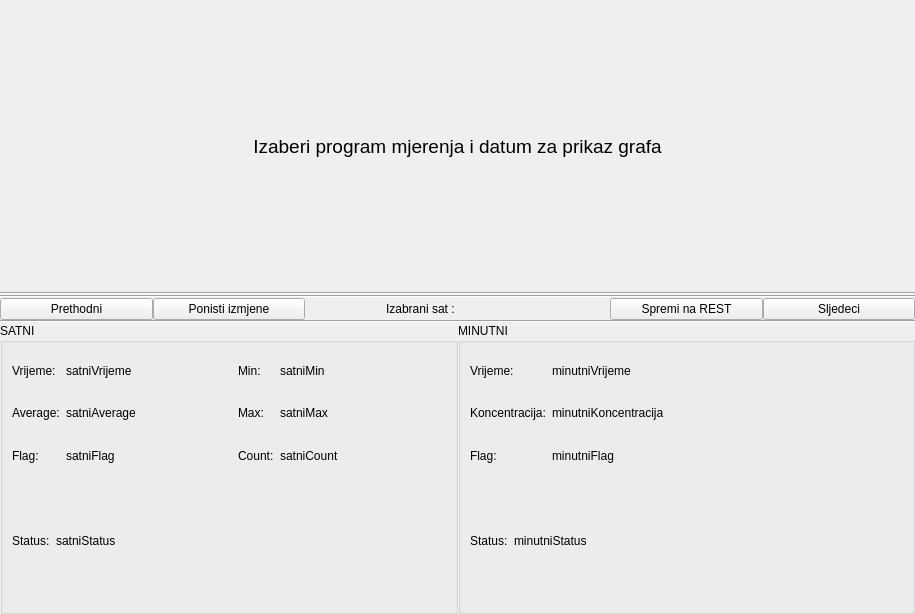
<?xml version="1.0" encoding="UTF-8"?>
<ui version="4.0">
 <class>grafPanel</class>
 <widget class="QWidget" name="grafPanel">
  <property name="geometry">
   <rect>
    <x>0</x>
    <y>0</y>
    <width>915</width>
    <height>614</height>
   </rect>
  </property>
  <property name="sizePolicy">
   <sizepolicy hsizetype="Expanding" vsizetype="Expanding">
    <horstretch>0</horstretch>
    <verstretch>0</verstretch>
   </sizepolicy>
  </property>
  <property name="windowTitle">
   <string>Form</string>
  </property>
  <layout class="QVBoxLayout" name="verticalLayout">
   <property name="spacing">
    <number>0</number>
   </property>
   <property name="margin">
    <number>0</number>
   </property>
   <item>
    <widget class="QLabel" name="glavniLabel">
     <property name="sizePolicy">
      <sizepolicy hsizetype="Minimum" vsizetype="Minimum">
       <horstretch>0</horstretch>
       <verstretch>0</verstretch>
      </sizepolicy>
     </property>
     <property name="maximumSize">
      <size>
       <width>16777215</width>
       <height>16777215</height>
      </size>
     </property>
     <property name="font">
      <font>
       <pointsize>14</pointsize>
      </font>
     </property>
     <property name="text">
      <string>Izaberi program mjerenja i datum za prikaz grafa</string>
     </property>
     <property name="alignment">
      <set>Qt::AlignCenter</set>
     </property>
     <property name="wordWrap">
      <bool>true</bool>
     </property>
    </widget>
   </item>
   <item>
    <widget class="Line" name="line_3">
     <property name="orientation">
      <enum>Qt::Horizontal</enum>
     </property>
    </widget>
   </item>
   <item>
    <layout class="QVBoxLayout" name="verticalLayoutSatni">
     <property name="spacing">
      <number>0</number>
     </property>
    </layout>
   </item>
   <item>
    <widget class="Line" name="line">
     <property name="orientation">
      <enum>Qt::Horizontal</enum>
     </property>
    </widget>
   </item>
   <item>
    <layout class="QHBoxLayout" name="horizontalLayout">
     <property name="spacing">
      <number>0</number>
     </property>
     <item>
      <widget class="QPushButton" name="buttonPrethodni">
       <property name="text">
        <string>Prethodni</string>
       </property>
      </widget>
     </item>
     <item>
      <widget class="QPushButton" name="buttonPonisti">
       <property name="text">
        <string>Ponisti izmjene</string>
       </property>
      </widget>
     </item>
     <item>
      <widget class="QLabel" name="label">
       <property name="text">
        <string>Izabrani sat : </string>
       </property>
       <property name="alignment">
        <set>Qt::AlignRight|Qt::AlignTrailing|Qt::AlignVCenter</set>
       </property>
      </widget>
     </item>
     <item>
      <widget class="QLabel" name="satLabel">
       <property name="text">
        <string/>
       </property>
      </widget>
     </item>
     <item>
      <widget class="QPushButton" name="buttonRestSave">
       <property name="text">
        <string>Spremi na REST</string>
       </property>
      </widget>
     </item>
     <item>
      <widget class="QPushButton" name="buttonSljedeci">
       <property name="text">
        <string>Sljedeci</string>
       </property>
      </widget>
     </item>
    </layout>
   </item>
   <item>
    <layout class="QVBoxLayout" name="verticalLayoutMinutni">
     <property name="spacing">
      <number>0</number>
     </property>
     <property name="bottomMargin">
      <number>0</number>
     </property>
    </layout>
   </item>
   <item>
    <widget class="Line" name="line_2">
     <property name="orientation">
      <enum>Qt::Horizontal</enum>
     </property>
    </widget>
   </item>
   <item>
    <layout class="QHBoxLayout" name="horizontalLayout_2">
     <item>
      <widget class="QGroupBox" name="groupBox_2">
       <property name="sizePolicy">
        <sizepolicy hsizetype="Preferred" vsizetype="Minimum">
         <horstretch>0</horstretch>
         <verstretch>0</verstretch>
        </sizepolicy>
       </property>
       <property name="title">
        <string>SATNI</string>
       </property>
       <layout class="QVBoxLayout" name="verticalLayout_2">
        <item>
         <layout class="QGridLayout" name="gridLayout">
          <item row="1" column="2">
           <widget class="QLabel" name="label_9">
            <property name="sizePolicy">
             <sizepolicy hsizetype="Minimum" vsizetype="Preferred">
              <horstretch>0</horstretch>
              <verstretch>0</verstretch>
             </sizepolicy>
            </property>
            <property name="text">
             <string>Max:</string>
            </property>
           </widget>
          </item>
          <item row="0" column="1">
           <widget class="QLabel" name="satniVrijeme">
            <property name="sizePolicy">
             <sizepolicy hsizetype="MinimumExpanding" vsizetype="Preferred">
              <horstretch>0</horstretch>
              <verstretch>0</verstretch>
             </sizepolicy>
            </property>
            <property name="text">
             <string>satniVrijeme</string>
            </property>
           </widget>
          </item>
          <item row="0" column="0">
           <widget class="QLabel" name="label_4">
            <property name="sizePolicy">
             <sizepolicy hsizetype="Minimum" vsizetype="Preferred">
              <horstretch>0</horstretch>
              <verstretch>0</verstretch>
             </sizepolicy>
            </property>
            <property name="text">
             <string>Vrijeme:</string>
            </property>
           </widget>
          </item>
          <item row="1" column="0">
           <widget class="QLabel" name="label_6">
            <property name="sizePolicy">
             <sizepolicy hsizetype="Minimum" vsizetype="Preferred">
              <horstretch>0</horstretch>
              <verstretch>0</verstretch>
             </sizepolicy>
            </property>
            <property name="text">
             <string>Average:</string>
            </property>
           </widget>
          </item>
          <item row="1" column="1">
           <widget class="QLabel" name="satniAverage">
            <property name="sizePolicy">
             <sizepolicy hsizetype="MinimumExpanding" vsizetype="Preferred">
              <horstretch>0</horstretch>
              <verstretch>0</verstretch>
             </sizepolicy>
            </property>
            <property name="text">
             <string>satniAverage</string>
            </property>
           </widget>
          </item>
          <item row="0" column="2">
           <widget class="QLabel" name="label_7">
            <property name="sizePolicy">
             <sizepolicy hsizetype="Minimum" vsizetype="Preferred">
              <horstretch>0</horstretch>
              <verstretch>0</verstretch>
             </sizepolicy>
            </property>
            <property name="text">
             <string>Min:</string>
            </property>
           </widget>
          </item>
          <item row="0" column="3">
           <widget class="QLabel" name="satniMin">
            <property name="sizePolicy">
             <sizepolicy hsizetype="MinimumExpanding" vsizetype="Preferred">
              <horstretch>0</horstretch>
              <verstretch>0</verstretch>
             </sizepolicy>
            </property>
            <property name="text">
             <string>satniMin</string>
            </property>
           </widget>
          </item>
          <item row="1" column="3">
           <widget class="QLabel" name="satniMax">
            <property name="sizePolicy">
             <sizepolicy hsizetype="MinimumExpanding" vsizetype="Preferred">
              <horstretch>0</horstretch>
              <verstretch>0</verstretch>
             </sizepolicy>
            </property>
            <property name="text">
             <string>satniMax</string>
            </property>
           </widget>
          </item>
          <item row="2" column="2">
           <widget class="QLabel" name="label_12">
            <property name="sizePolicy">
             <sizepolicy hsizetype="Minimum" vsizetype="Preferred">
              <horstretch>0</horstretch>
              <verstretch>0</verstretch>
             </sizepolicy>
            </property>
            <property name="text">
             <string>Count:</string>
            </property>
           </widget>
          </item>
          <item row="2" column="3">
           <widget class="QLabel" name="satniCount">
            <property name="sizePolicy">
             <sizepolicy hsizetype="MinimumExpanding" vsizetype="Preferred">
              <horstretch>0</horstretch>
              <verstretch>0</verstretch>
             </sizepolicy>
            </property>
            <property name="text">
             <string>satniCount</string>
            </property>
           </widget>
          </item>
          <item row="2" column="0">
           <widget class="QLabel" name="label_14">
            <property name="sizePolicy">
             <sizepolicy hsizetype="Minimum" vsizetype="Preferred">
              <horstretch>0</horstretch>
              <verstretch>0</verstretch>
             </sizepolicy>
            </property>
            <property name="text">
             <string>Flag:</string>
            </property>
           </widget>
          </item>
          <item row="2" column="1">
           <widget class="QLabel" name="satniFlag">
            <property name="sizePolicy">
             <sizepolicy hsizetype="MinimumExpanding" vsizetype="Preferred">
              <horstretch>0</horstretch>
              <verstretch>0</verstretch>
             </sizepolicy>
            </property>
            <property name="text">
             <string>satniFlag</string>
            </property>
           </widget>
          </item>
         </layout>
        </item>
        <item>
         <layout class="QHBoxLayout" name="horizontalLayout_3">
          <item>
           <widget class="QLabel" name="label_2">
            <property name="sizePolicy">
             <sizepolicy hsizetype="Minimum" vsizetype="Preferred">
              <horstretch>0</horstretch>
              <verstretch>0</verstretch>
             </sizepolicy>
            </property>
            <property name="text">
             <string>Status:</string>
            </property>
           </widget>
          </item>
          <item>
           <widget class="QLabel" name="satniStatus">
            <property name="sizePolicy">
             <sizepolicy hsizetype="MinimumExpanding" vsizetype="Preferred">
              <horstretch>0</horstretch>
              <verstretch>0</verstretch>
             </sizepolicy>
            </property>
            <property name="text">
             <string>satniStatus</string>
            </property>
            <property name="wordWrap">
             <bool>true</bool>
            </property>
           </widget>
          </item>
         </layout>
        </item>
       </layout>
      </widget>
     </item>
     <item>
      <widget class="QGroupBox" name="groupBox">
       <property name="sizePolicy">
        <sizepolicy hsizetype="Preferred" vsizetype="Minimum">
         <horstretch>0</horstretch>
         <verstretch>0</verstretch>
        </sizepolicy>
       </property>
       <property name="title">
        <string>MINUTNI</string>
       </property>
       <layout class="QVBoxLayout" name="verticalLayout_3">
        <item>
         <layout class="QGridLayout" name="gridLayout_2">
          <item row="0" column="1">
           <widget class="QLabel" name="minutniVrijeme">
            <property name="sizePolicy">
             <sizepolicy hsizetype="MinimumExpanding" vsizetype="Preferred">
              <horstretch>0</horstretch>
              <verstretch>0</verstretch>
             </sizepolicy>
            </property>
            <property name="text">
             <string>minutniVrijeme</string>
            </property>
           </widget>
          </item>
          <item row="1" column="0">
           <widget class="QLabel" name="label_20">
            <property name="sizePolicy">
             <sizepolicy hsizetype="Minimum" vsizetype="Preferred">
              <horstretch>0</horstretch>
              <verstretch>0</verstretch>
             </sizepolicy>
            </property>
            <property name="text">
             <string>Koncentracija:</string>
            </property>
           </widget>
          </item>
          <item row="0" column="0">
           <widget class="QLabel" name="label_18">
            <property name="sizePolicy">
             <sizepolicy hsizetype="Minimum" vsizetype="Preferred">
              <horstretch>0</horstretch>
              <verstretch>0</verstretch>
             </sizepolicy>
            </property>
            <property name="text">
             <string>Vrijeme:</string>
            </property>
           </widget>
          </item>
          <item row="2" column="0">
           <widget class="QLabel" name="label_21">
            <property name="sizePolicy">
             <sizepolicy hsizetype="Minimum" vsizetype="Preferred">
              <horstretch>0</horstretch>
              <verstretch>0</verstretch>
             </sizepolicy>
            </property>
            <property name="text">
             <string>Flag:</string>
            </property>
           </widget>
          </item>
          <item row="1" column="1">
           <widget class="QLabel" name="minutniKoncentracija">
            <property name="sizePolicy">
             <sizepolicy hsizetype="MinimumExpanding" vsizetype="Preferred">
              <horstretch>0</horstretch>
              <verstretch>0</verstretch>
             </sizepolicy>
            </property>
            <property name="text">
             <string>minutniKoncentracija</string>
            </property>
           </widget>
          </item>
          <item row="2" column="1">
           <widget class="QLabel" name="minutniFlag">
            <property name="sizePolicy">
             <sizepolicy hsizetype="MinimumExpanding" vsizetype="Preferred">
              <horstretch>0</horstretch>
              <verstretch>0</verstretch>
             </sizepolicy>
            </property>
            <property name="text">
             <string>minutniFlag</string>
            </property>
           </widget>
          </item>
         </layout>
        </item>
        <item>
         <layout class="QHBoxLayout" name="horizontalLayout_4">
          <item>
           <widget class="QLabel" name="label_16">
            <property name="sizePolicy">
             <sizepolicy hsizetype="Minimum" vsizetype="Preferred">
              <horstretch>0</horstretch>
              <verstretch>0</verstretch>
             </sizepolicy>
            </property>
            <property name="text">
             <string>Status:</string>
            </property>
           </widget>
          </item>
          <item>
           <widget class="QLabel" name="minutniStatus">
            <property name="sizePolicy">
             <sizepolicy hsizetype="MinimumExpanding" vsizetype="Preferred">
              <horstretch>0</horstretch>
              <verstretch>0</verstretch>
             </sizepolicy>
            </property>
            <property name="text">
             <string>minutniStatus</string>
            </property>
            <property name="wordWrap">
             <bool>true</bool>
            </property>
           </widget>
          </item>
         </layout>
        </item>
       </layout>
      </widget>
     </item>
    </layout>
   </item>
  </layout>
 </widget>
 <resources/>
 <connections/>
</ui>
